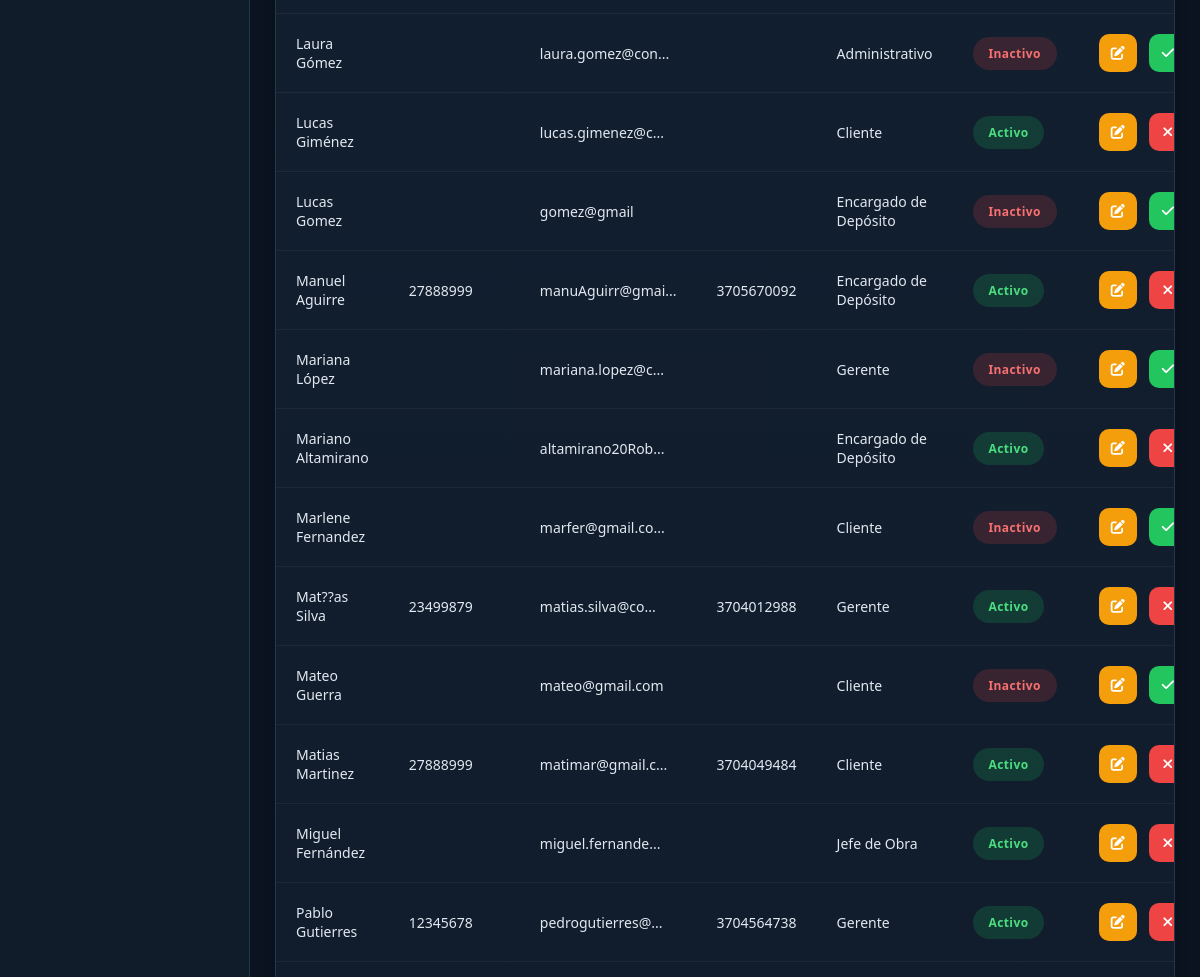
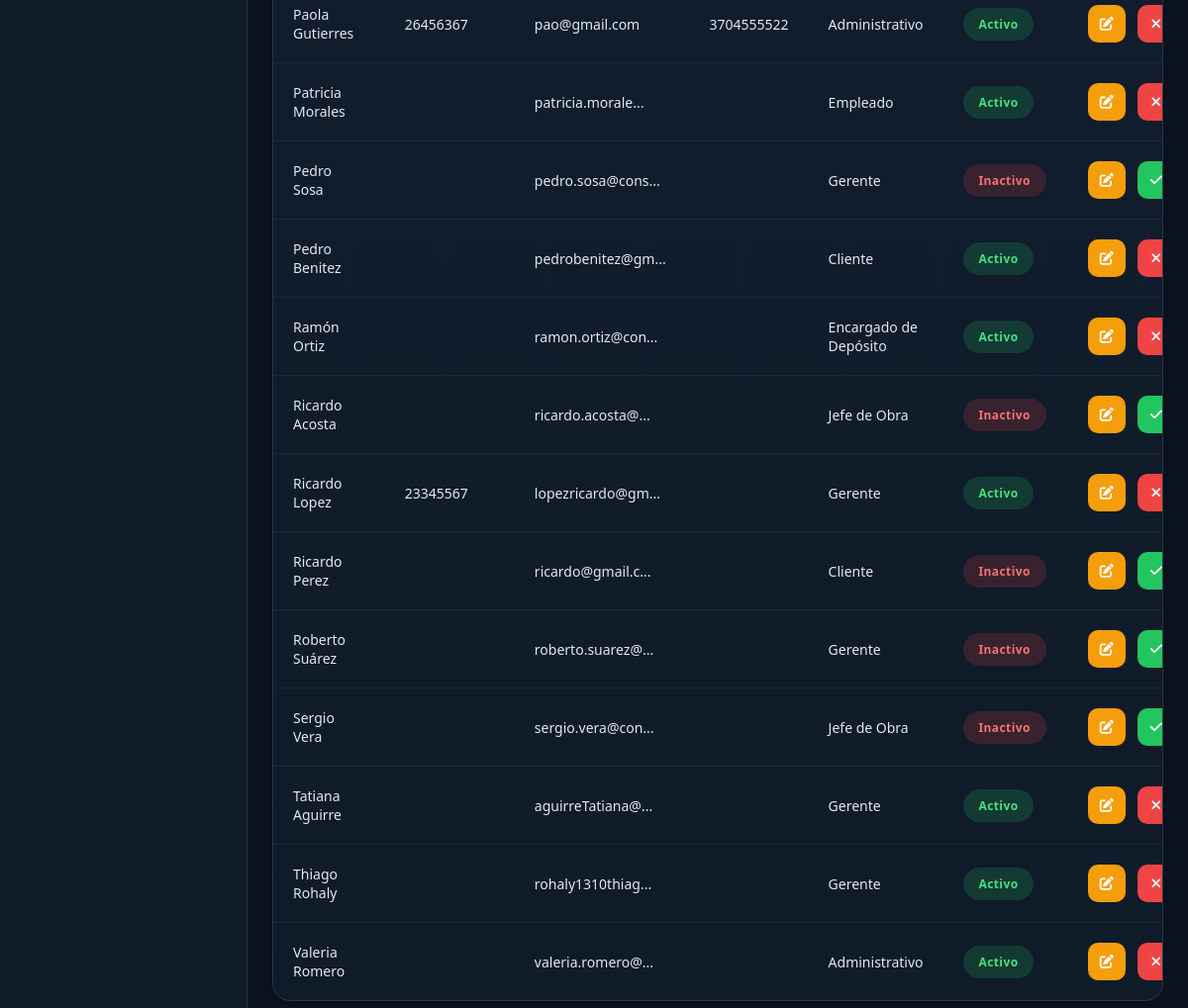
Page /vistas/usuarios/index.php (signed in, lower part) on the earlier database version (2 pictures, top to bottom).
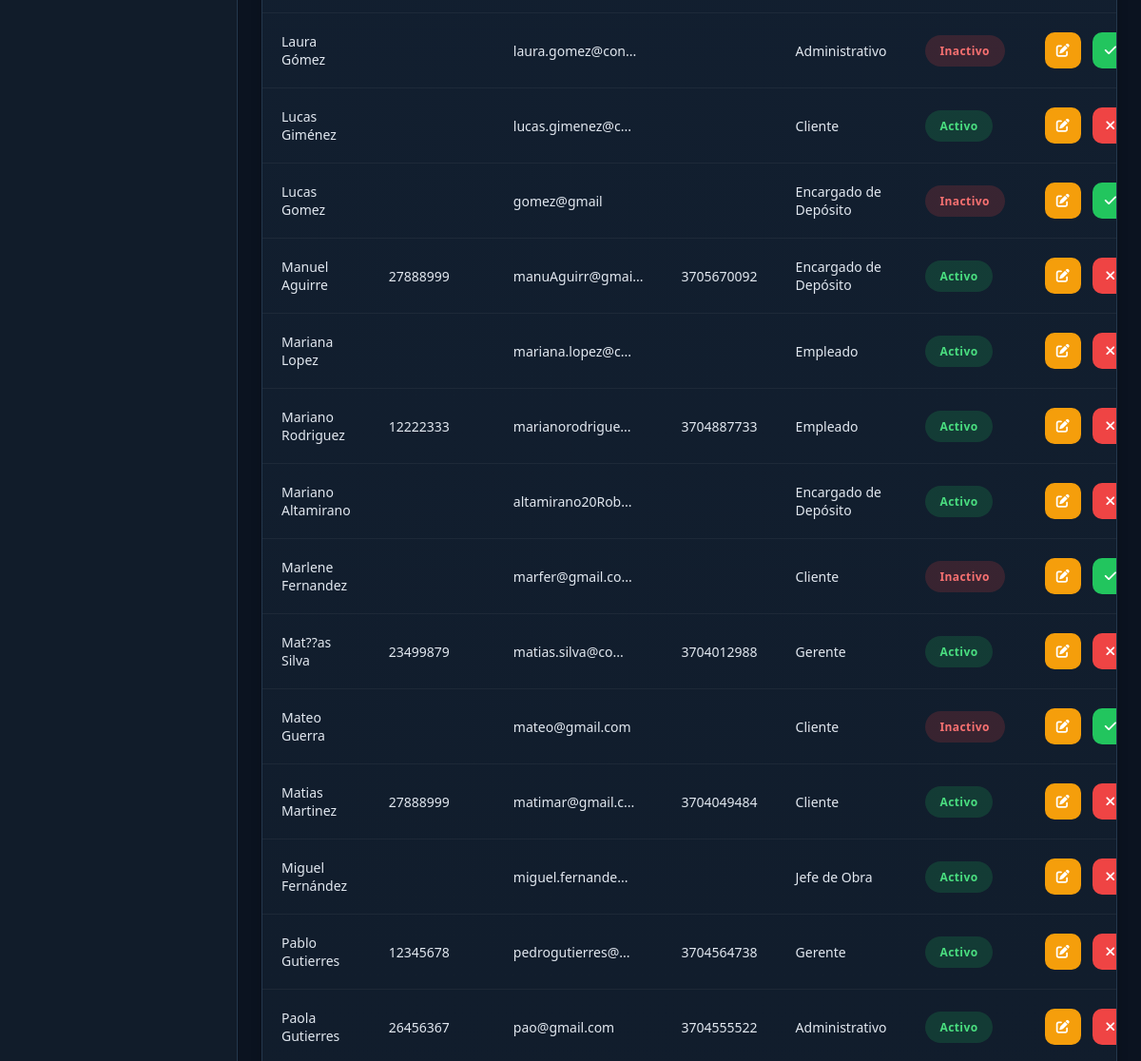
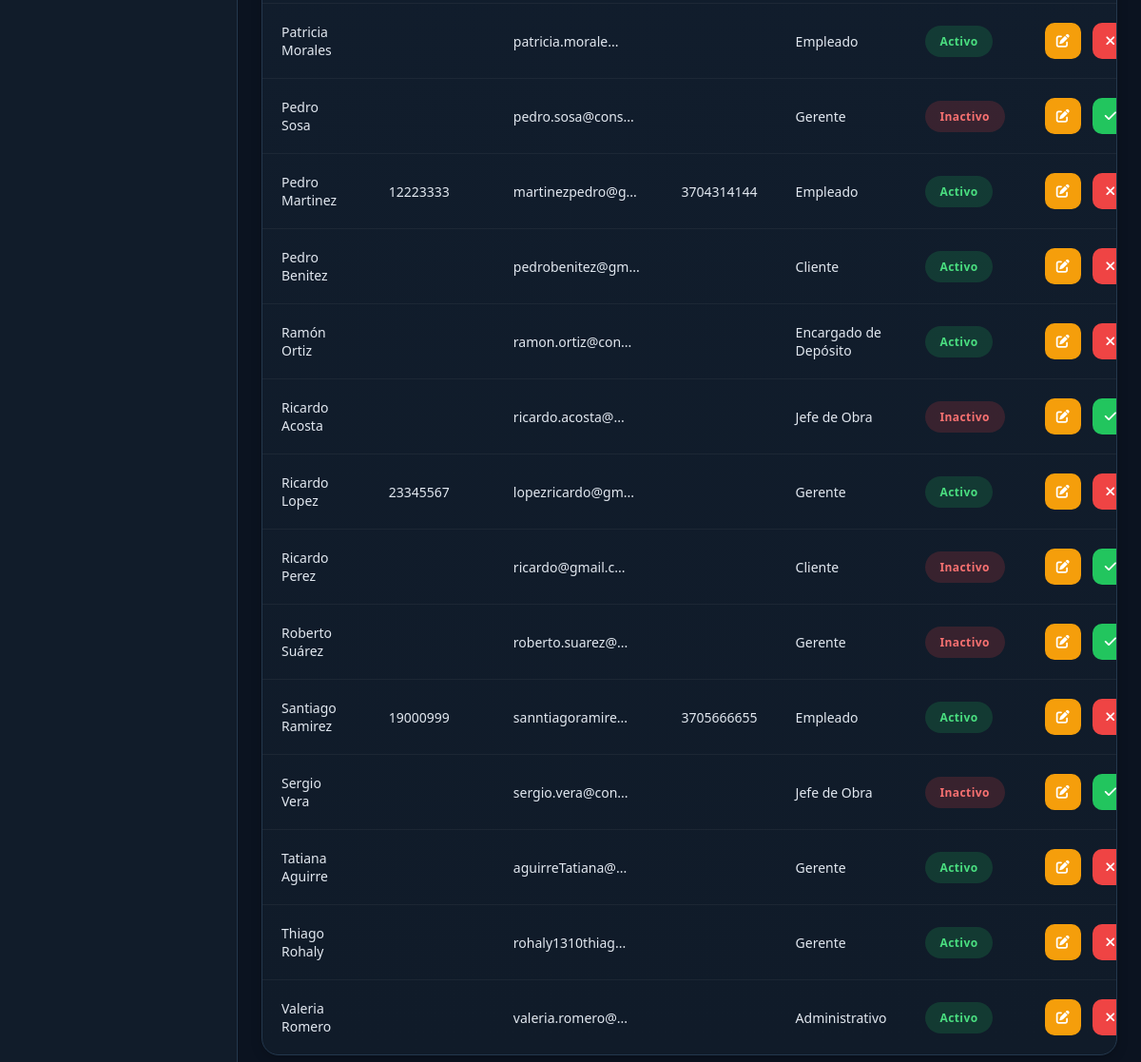
Same page on the later database version (2 pictures, top to bottom).
### tables this page shows
CREATE TABLE `usuario` (
  `id_usuario` int(11) NOT NULL,
  `id_rol` int(11) NOT NULL,
  `nombre` varchar(100) NOT NULL,
  `apellido` varchar(100) NOT NULL,
  `documento` varchar(20) DEFAULT NULL,
  `correo` varchar(150) NOT NULL,
  `contraseña` varchar(255) NOT NULL,
  `telefono` varchar(20) DEFAULT NULL,
  `direccion` varchar(255) DEFAULT NULL,
  `salario` decimal(12,2) DEFAULT NULL,
  `fecha_registro` datetime DEFAULT current_timestamp(),
  `estado` tinyint(1) DEFAULT 1 COMMENT '1=Activo, 0=Inactivo'
);

CREATE TABLE `roles` (
  `id_rol` int(11) NOT NULL,
  `nombre_rol` varchar(50) NOT NULL,
  `descripcion` varchar(255) DEFAULT NULL
);

### modelos/Conexion.php (called while the page is built)
<?php
class Conexion {
    private $host = "localhost";
    private $usuario = "root";
    private $password = "";
    private $baseDatos = "constructora";
    public function conectar(){
        try {
            $conexion = new PDO(
                "mysql:host=".$this->host.";dbname=".$this->baseDatos.";charset=utf8",
                $this->usuario,
                $this->password
            );
            $conexion->setAttribute(
                PDO::ATTR_ERRMODE,
                PDO::ERRMODE_EXCEPTION
            );
            return $conexion;
        } catch(PDOException $e){
            die("Error de conexión: ".$e->getMessage());
        }
    }
}
?>

### modelos/Usuario.php (called while the page is built, shortened)
<?php
require_once "Conexion.php";
class Usuario
{
    private $conexion;
    public function __construct()
    {
        $db = new Conexion();
        $this->conexion = $db->conectar();
    }
    public function obtenerTodos()
    {
        $sql = "SELECT
                u.id_usuario,
                u.id_rol,
                u.nombre,
                u.apellido,
                u.documento,
                u.telefono,
                u.direccion,
                u.salario,
                u.correo,
                u.estado,
                r.nombre_rol
            FROM usuario u
            INNER JOIN roles r
                ON u.id_rol = r.id_rol
            ORDER BY u.nombre";
        $consulta = $this->conexion->prepare($sql);
        $consulta->execute();
        return $consulta->fetchAll(PDO::FETCH_ASSOC);
    }
    public function tieneObras($id_usuario)
    {
        $sql = "SELECT COUNT(*) AS cantidad
                FROM obra
                WHERE id_usuario = :id_usuario";
        $consulta = $this->conexion->prepare($sql);
        $consulta->execute([
            ":id_usuario" => $id_usuario
        ]);
        return $consulta->fetch(PDO::FETCH_ASSOC)["cantidad"] > 0;
    }
}

### vistas/usuarios/index.php (the view, shortened to what the changed rows need)
<?php
require_once "../../modelos/Usuario.php";
$usuario = new Usuario();
$usuarios = $usuario->obtenerTodos();
require_once "../../layouts/header.php";
?>
<main class="content">
    <div class="table-container">
        <table class="table" id="tablaUsuarios">
            <tbody>
                <?php foreach ($usuarios as $u) { ?>
                    <tr>
                        <td>
                            <?= $u["nombre"] . " " . $u["apellido"]; ?>
                        </td>
                        <td>
                            <?= $u["documento"]; ?>
                        </td>
                        <td title="<?= $u["correo"]; ?>">
                            <?= strlen($u["correo"]) > 15
                                ? substr($u["correo"], 0, 15) . "..."
                                : $u["correo"]; ?>
                        </td>
                        <td>
                            <?= $u["telefono"]; ?>
                        </td>
                        <td>
                            <?= $u["nombre_rol"]; ?>
                        </td>
                        <td>
                            <span class="<?= $u['estado'] == 1 ? 'badge badge-success' : 'badge badge-danger' ?>">
                                <?= $u['estado'] == 1 ? 'Activo' : 'Inactivo' ?>
                            </span>
                        </td>
                        <td class="no-print">
                            <div class="table-actions">
                                <a href="editar.php?id=<?= $u['id_usuario']; ?>" class="btn btn-warning">
                                    <i class="fa-solid fa-pen-to-square"></i>
                                </a>
                                <?php if ($u["estado"] == 1) { ?>
                                    <?php if ($usuario->tieneObras($u["id_usuario"])) { ?>
                                        <button
                                            class="btn btn-secondary"
                                            disabled
                                            title="No se puede dar de baja porque tiene obras asociadas">
                                            <i class="fa-solid fa-ban"></i>
                                        </button>
                                    <?php } else { ?>
                                        <a
                                            href="../../controladores/UsuarioController.php?accion=baja&id=<?= $u['id_usuario']; ?>"
                                            class="btn btn-danger"
                                            onclick="return confirm('¿Está seguro que desea desactivar a este usuario?');">
                                            <i class="fa-solid fa-times"></i>
                                        </a>
                                    <?php } ?>
                                <?php } else { ?>
                                    <a
                                        href="../../controladores/UsuarioController.php?accion=activar&id=<?= $u['id_usuario']; ?>"
                                        class="btn btn-success">
                                        <i class="fa-solid fa-check"></i>
                                    </a>
                                <?php } ?>
                            </div>
                        </td>
                    </tr>
                <?php } ?>
            </tbody>
        </table>
    </div>
</main>
<?php
require_once "../../layouts/footer.php";
?>

Differences in the rows shown:
changed usuario "Mariana": apellido "López" → "Lopez"; id_rol.nombre_rol "Gerente" → "Empleado"; estado "Inactivo" → "Activo"
added usuario: nombre "Mariano", apellido "Rodriguez", documento "12222333", correo "marianorodrigue", telefono "3704887733", id_rol.nombre_rol "Empleado", estado "Activo"
added usuario: nombre "Pedro", apellido "Martinez", documento "12223333", correo "martinezpedro@g", telefono "3704314144", id_rol.nombre_rol "Empleado", estado "Activo"
added usuario: nombre "Santiago", apellido "Ramirez", documento "19000999", correo "sanntiagoramire", telefono "3705666655", id_rol.nombre_rol "Empleado", estado "Activo"
